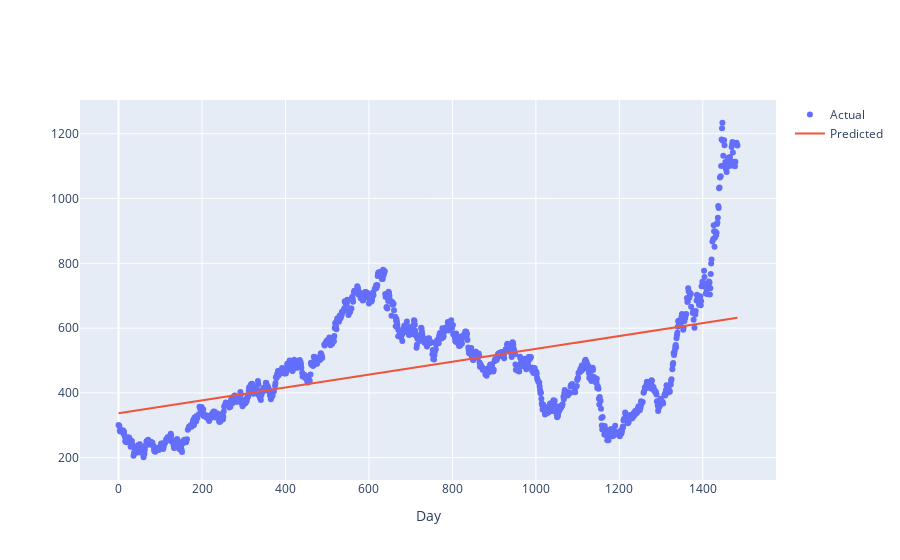

Notebook cell for this chart:
### Code cell
layout = go.Layout(
    xaxis=dict(title=dict(text='Day'))
)
data1 = [trace0, trace1]
plot2 = go.Figure(data=data1, layout=layout)
iplot(plot2)

### Figure 1 — Plotly figure (JSON) as saved in the notebook; plotly's stock layout.template omitted (floating-point values rounded to 4 significant figures; data arrays with more than 128 entries replaced by an {"elided": "..."} marker saying what was removed)
{"data": [{"mode": "markers", "name": "Actual", "type": "scatter", "x": {"elided": "1262 int values"}, "y": {"elided": "1262 float values"}}, {"mode": "lines", "name": "Predicted", "type": "scatter", "x": {"elided": "1262 int values"}, "y": {"elided": "1262 float values"}}], "layout": {"autosize": true, "xaxis": {"autorange": true, "range": [-91.89, 1575.0], "title": {"text": "Day"}, "type": "linear"}, "yaxis": {"autorange": true, "range": [116.1, 1319.0], "type": "linear"}}}
